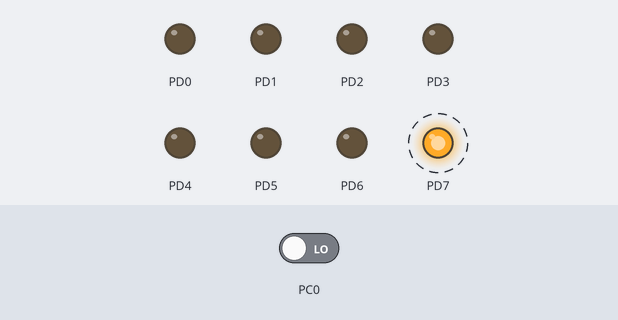
A program run on a simulated ATmega128, built with avr-gcc and emulated at 8 MHz. Parts: output pins drawn as LEDs (lit = HIGH). Dashed ring = blinking. Inputs (shaded band) come from the test bench; at power-on: PC0 LOW.

Above: at 0.5 s.
Timing chart, 0 to 4.6 s (numbered marks = the images above):
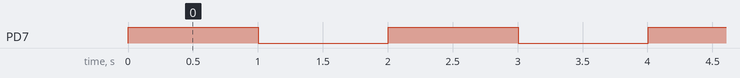

The program:

main.c
```c
/*
 * CodingStates.c
 *
 * Author : Rümeysa Yavuz
 */

#define F_CPU 8E6
#include <avr/io.h>
#include <util/delay.h>

void wait(int ms) {
	for (int i=0; i<ms; i++) {
		_delay_ms( 1 );		// library function (max 30 ms at 8MHz)
	}
}

int main(void) {
	DDRD = 0xFF;
	int interval = 1000;

	while (1) {
		PORTD = 0x80;
		wait(interval);
		PORTD = 0x00;
		wait(interval);

		if ((PINC & 0x01) && (interval == 1000)) {
			interval = 250;
			} else if ((PINC & 0x01) && (interval == 250)) {
			interval = 1000;
		}
	}

	return 1;
}
```

Measured:
- by itself, PD7: alternates HIGH for 1.0 s and LOW for 1.0 s
